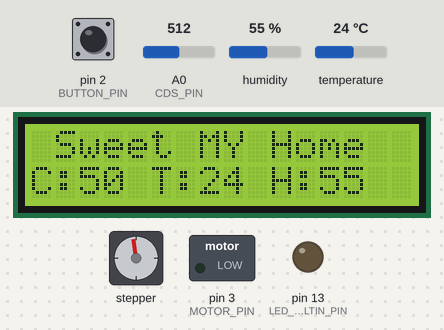
The sketch below on a simulated Arduino Uno, built with avr-gcc and run on an emulated ATmega328P. Shown: 16×2 character LCD, stepper motor, switched loads named in the sketch (green lamp = pin HIGH), output pins drawn as LEDs (lit = HIGH). Inputs (shaded band) come from the test bench; at power-on: humidity 55 %, pin 2 (BUTTON_PIN) LOW, A0 (CDS_PIN) = 512, temperature 24 °C. Stepper angles assume 200 steps per turn; what the sketch prints to the serial monitor is not drawn.

Above: at 5.3 s.
5.4 s: humidity set to 22 %
At 23.9 s:
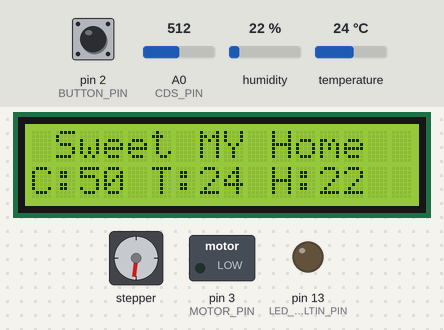
24.3 s: pin 2 (BUTTON_PIN) pulled HIGH for 0.15 s
At 25.4 s:
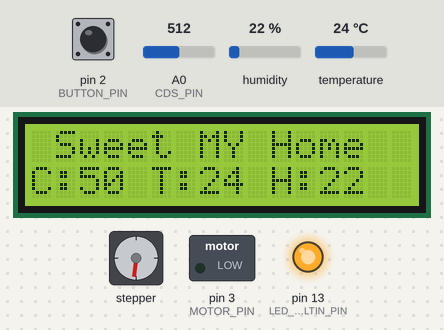
25.9 s: A0 (CDS_PIN) set to 601
27.6 s: A0 (CDS_PIN) set to 626
At 28.56 s:
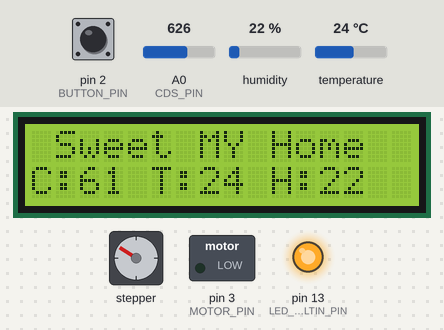
30.8 s: A0 (CDS_PIN) set to 511
41.4 s: temperature set to 12 °C
At 49.24 s:
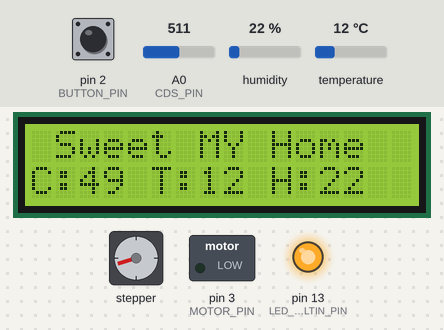
Timing chart, 0 to 53.1 s (numbered marks = the images above; inputs shaded):
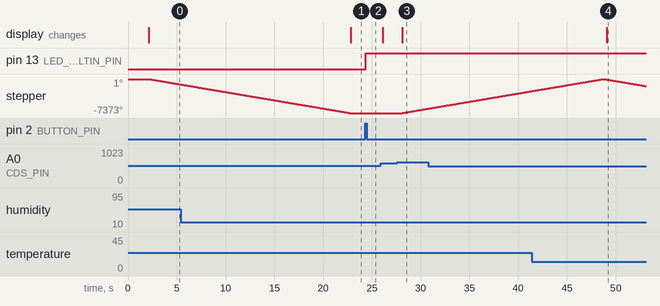

The sketch:

miniproject.ino
```cpp
#include <SoftwareSerial.h>
#include <Wire.h>
#include <DHT.h>
#include <TimerOne.h>
#include <LiquidCrystal_I2C.h>
#include <Stepper.h>
#include <MsTimer2.h>

#define DEBUG
#define BUTTON_PIN 2
#define MOTOR_PIN 3
#define DHTPIN 4
#define LED_BUILTIN_PIN 13
#define CDS_PIN A0
#define DHTTYPE DHT11  // DHT11/22

#define ARR_CNT 5
#define CMD_SIZE 60
char lcdLine1[17] = " Sweet MY Home";
char lcdLine2[17] = "";
char sendBuf[CMD_SIZE];
char recvId[10] = "KSH_LIN";
char getSensorId[10];
int buttonState;            // the current reading from the input pin
int lastButtonState = LOW;  // the previous reading from the input pin
int sensorTime;
unsigned long lastDebounceTime = 0;  // the last time the output pin was toggled
unsigned long debounceDelay = 50;
bool ledOn = false;         // LED의 현재 상태 (on/off)
bool timerIsrFlag = false;
unsigned int secCount;
int cds = 0;
bool cdsFlag = false;
float humi;
float temp;
int getSensorTime;
const int STEPS_PER_REV = 200;
const int OPEN_THRESHOLD = 80;
const int CLOSE_THRESHOLD = 40;


Stepper myStepper(STEPS_PER_REV, 5,7,6,8);
LiquidCrystal_I2C lcd(0x27, 16, 2);
DHT dht(DHTPIN, DHTTYPE);
SoftwareSerial BTSerial(10, 11);  // RX ==>BT:TXD, TX ==> BT:RX
//시리얼 모니터에서 9600bps, line ending 없음 설정 후 AT명령 --> OK 리턴
//AT+NAMEiotxx ==> OKname   : 이름 변경 iotxx
void setup() {
#ifdef DEBUG
  Serial.begin(9600);
  Serial.println("setup() start!");
#endif
  lcd.init();
  lcd.backlight();
  lcdDisplay(0, 0, lcdLine1);
  lcdDisplay(0, 1, lcdLine2);
  //  pinMode(BUTTON_PIN, INPUT_PULLUP);    //MCU내부 풀업 활성화
  pinMode(BUTTON_PIN, INPUT);
  pinMode(MOTOR_PIN, OUTPUT);
  pinMode(LED_BUILTIN_PIN, OUTPUT);
  BTSerial.begin(9600);  // set the data rate for the SoftwareSerial port
  Timer1.initialize(1000000);
  Timer1.attachInterrupt(timerIsr);  // timerIsr to run every 1 seconds
  myStepper.setSpeed(60);
  dht.begin();

}

void loop() {
  if (BTSerial.available())
    bluetoothEvent();

  if (timerIsrFlag) {
    timerIsrFlag = false;
    if (!(secCount % 2)) {  //2초에 한번 실행
      cds = map(analogRead(CDS_PIN), 0, 1023, 0, 100);
      humi = dht.readHumidity();
      temp = dht.readTemperature();

      sprintf(lcdLine2, "C:%d T:%d H:%d", cds, (int)temp, (int)humi);
      lcdDisplay(0, 1, lcdLine2);

#ifdef DEBUG
      Serial.println(lcdLine2);
#endif

      if ((cds >= 60) && cdsFlag) {
        openBlind();
        cdsFlag = false;
        sprintf(sendBuf, "[%s]CDS@%d\n", recvId, cds);
        BTSerial.write(sendBuf, strlen(sendBuf));
      } else if ((cds < 60) && !cdsFlag) {
        closeBlind();
        cdsFlag = true;
        sprintf(sendBuf, "[%s]CDS@%d\n", recvId, cds);
        BTSerial.write(sendBuf, strlen(sendBuf));
      }
      if (getSensorTime != 0 && !(secCount % getSensorTime)) {
        sprintf(sendBuf, "[%s]SENSOR@%d@%d@%d\n", recvId, cds, (int)temp, (int)humi);
        BTSerial.write(sendBuf);
      }
    }
    if (sensorTime != 0 && !(secCount % sensorTime ))
    {
      sprintf(sendBuf, "[SON_SQL]SENSOR@%d@%d@%d\r\n", cds, (int)temp, (int)humi);
      /*      char tempStr[5];
            char humiStr[5];
            dtostrf(humi, 4, 1, humiStr);  //50.0 4:전체자리수,1:소수이하 자리수
            dtostrf(temp, 4, 1, tempStr);  //25.1
            sprintf(sendBuf,"[%s]SENSOR@%d@%s@%s\r\n",getSensorId,cdsValue,tempStr,humiStr);
      */
      BTSerial.write(sendBuf, strlen(sendBuf));
      BTSerial.flush();
    }

    if(!(secCount % 5))
    {
      sprintf(sendBuf, "[SON_SQL]SENSOR@%d@%d@%d\r\n", cds, (int)temp, (int)humi);
      BTSerial.write(sendBuf, strlen(sendBuf));
      BTSerial.flush();
    }

  }
  buttonDebounce();
#ifdef DEBUG
  if (Serial.available())
    BTSerial.write(Serial.read());
#endif
}
void bluetoothEvent() {
  int i = 0;
  char* pToken;
  char* pArray[ARR_CNT] = { 0 };
  char recvBuf[CMD_SIZE] = { 0 };
  int len = BTSerial.readBytesUntil('\n', recvBuf, sizeof(recvBuf) - 1);

#ifdef DEBUG
  Serial.print("Recv : ");
  Serial.println(recvBuf);
#endif

  pToken = strtok(recvBuf, "[@]");
  while (pToken != NULL) {
    pArray[i] = pToken;
    if (++i >= ARR_CNT)
      break;
    pToken = strtok(NULL, "[@]");
  }
  //recvBuf : [XXX_LIN]LED@ON
  //pArray[0] = "XXX_LIN"   : 송신자 ID
  //pArray[1] = "LED"
  //pArray[2] = "ON"
  //pArray[3] = 0x0


  if ((strlen(pArray[1]) + strlen(pArray[2])) < 16) {
    sprintf(lcdLine2, "%s %s", pArray[1], pArray[2]);
    lcdDisplay(0, 1, lcdLine2);
  }
  if(!strcmp(pArray[0], "SON_BT"))
  {
    //처리 후
    return;
  }

  if (!strcmp(pArray[1], "LED")) {
    if (!strcmp(pArray[2], "ON")) {
      digitalWrite(LED_BUILTIN_PIN, HIGH);
    } else if (!strcmp(pArray[2], "OFF")) {
      digitalWrite(LED_BUILTIN_PIN, LOW);
    }
    sprintf(sendBuf, "[%s]%s@%s\n", pArray[0], pArray[1], pArray[2]);
  } else if (!strcmp(pArray[1], "GETSENSOR")) {
    if (pArray[2] == NULL) {
      sprintf(sendBuf, "[%s]SENSOR@%d@%d@%d\n", pArray[0], cds, (int)temp, (int)humi);
      strcpy(recvId, pArray[0]);
      getSensorTime = 0;
    } else {
      getSensorTime = atoi(pArray[2]);
      return;
    }
  } else if (!strcmp(pArray[1], "MOTOR")) {
    int motorPwm = atoi(pArray[2]);
    motorPwm = map(motorPwm, 0, 100, 0, 255);
#ifdef DEBUG
    Serial.println(motorPwm);
#endif
    analogWrite(MOTOR_PIN, motorPwm);
    sprintf(sendBuf, "[%s]%s@%s\n", pArray[0], pArray[1], pArray[2]);
  } else if (!strncmp(pArray[1], " New", 4))  // New Connected
  {
    return;
  } else if (!strncmp(pArray[1], " Alr", 4))  //Already logged
  {
    return;
  }
    else
      return;

#ifdef DEBUG
  Serial.print("Send : ");
  Serial.print(sendBuf);
#endif
  BTSerial.write(sendBuf);
}
void timerIsr() {
  timerIsrFlag = true;
  secCount++;
}
void lcdDisplay(int x, int y, char* str) {
  int len = 16 - strlen(str);
  lcd.setCursor(x, y);
  lcd.print(str);
  for (int i = len; i > 0; i--)
    lcd.write(' ');
}

void buttonDebounce() {
  int reading = digitalRead(BUTTON_PIN);
  if (reading != lastButtonState) {
    lastDebounceTime = millis();
  }

  if ((millis() - lastDebounceTime) > debounceDelay)
  {
    if (reading != buttonState) {
      buttonState = reading;
      if (buttonState == HIGH) {
        ledOn = !ledOn;                        // LED 상태 값 반전
        digitalWrite(LED_BUILTIN_PIN, ledOn);  // LED 상태 변경
        sprintf(sendBuf, "[%s]BUTTON@%s\n", recvId, ledOn ? "ON" : "OFF");
        BTSerial.write(sendBuf);
    #ifdef DEBUG
        Serial.print(sendBuf);
    #endif
      }
    }
  }
  lastButtonState = reading;
}


void openBlind() {

  // 여기에 블라인드를 열기 위한 동작 추가
  myStepper.step(4096);  // 한 바퀴 2048 반 바퀴 1024

  // 혹은 다른 방식으로 블라인드를 열도록 설정
}

// 블라인드 닫기 함수
void closeBlind() {

  myStepper.step(-4096);

  // 혹은 다른 방식으로 블라인드를 닫도록 설정
}
```

Measured:
- the behaviour switches between 613 and 614 on A0 (CDS_PIN) (found by bisection; images 2 and 3)
- after the input at 5.4 s, the display: changes after 17.4 s (image 1)
- after the input at 24.3 s, pin 13 (LED_BUILTIN_PIN): LOW → HIGH after 0.05 s
- after the input at 27.6 s, stepper: keeps turning clockwise at about 360°/s, starting after 0.51 s; the display: changes after 0.51 s (image 3)
- after the input at 41.4 s, the display: changes after 7.7 s (image 4)
